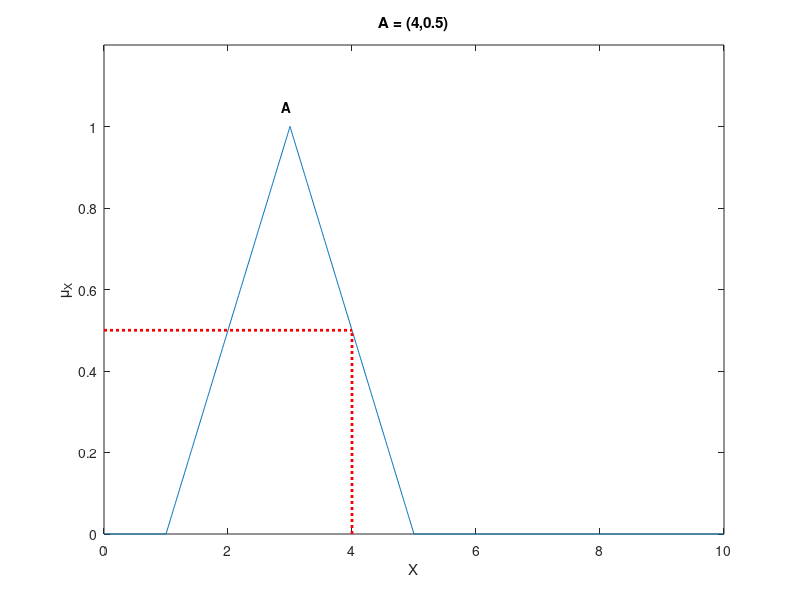

This figure's MATLAB source:
% Conjunto difuso
clear all, close all, clc
X=0:0.01:10;    % Universo de discurso
c=[1 3 5];      % Control
A=trimf(X,c);
% y/o Fch de Membresia
plot(X,A)
text(2.8,1.05,'\bf A')  % A var linguistica
xlabel('X')
ylabel('\mu_X')
title('A --> Conjunto Difuso')
axis([0 10 0 1.2])

% Elemento crisp
x0=4;
A0=trimf(x0,c);
hold
plot([x0 x0],[0 A0],'r:','LineWidth',2)
plot([0 x0],[A0 A0],'r:','LineWidth',2)
title(['A = ','(',num2str(x0),','...
    num2str(A0),')'])
